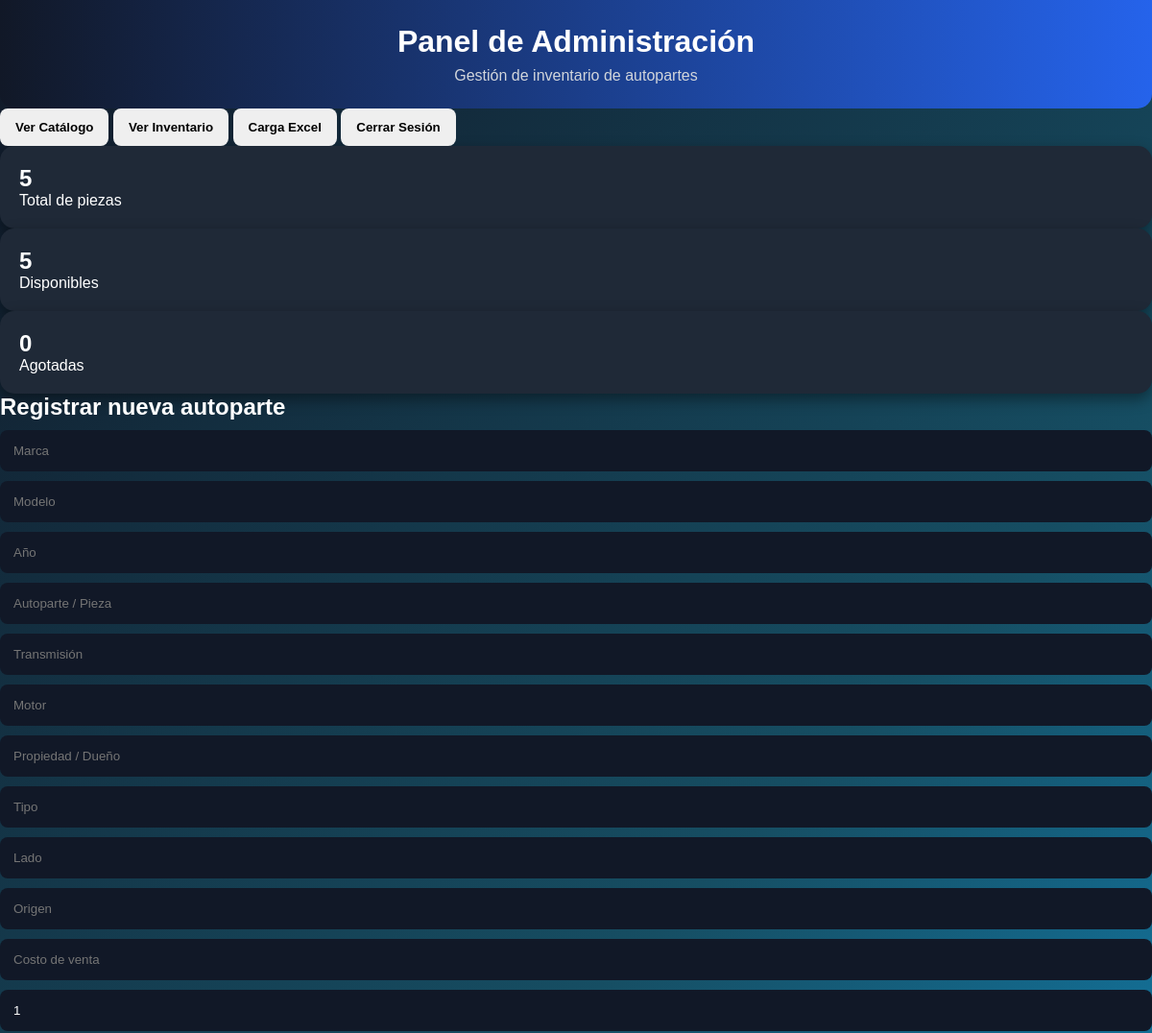
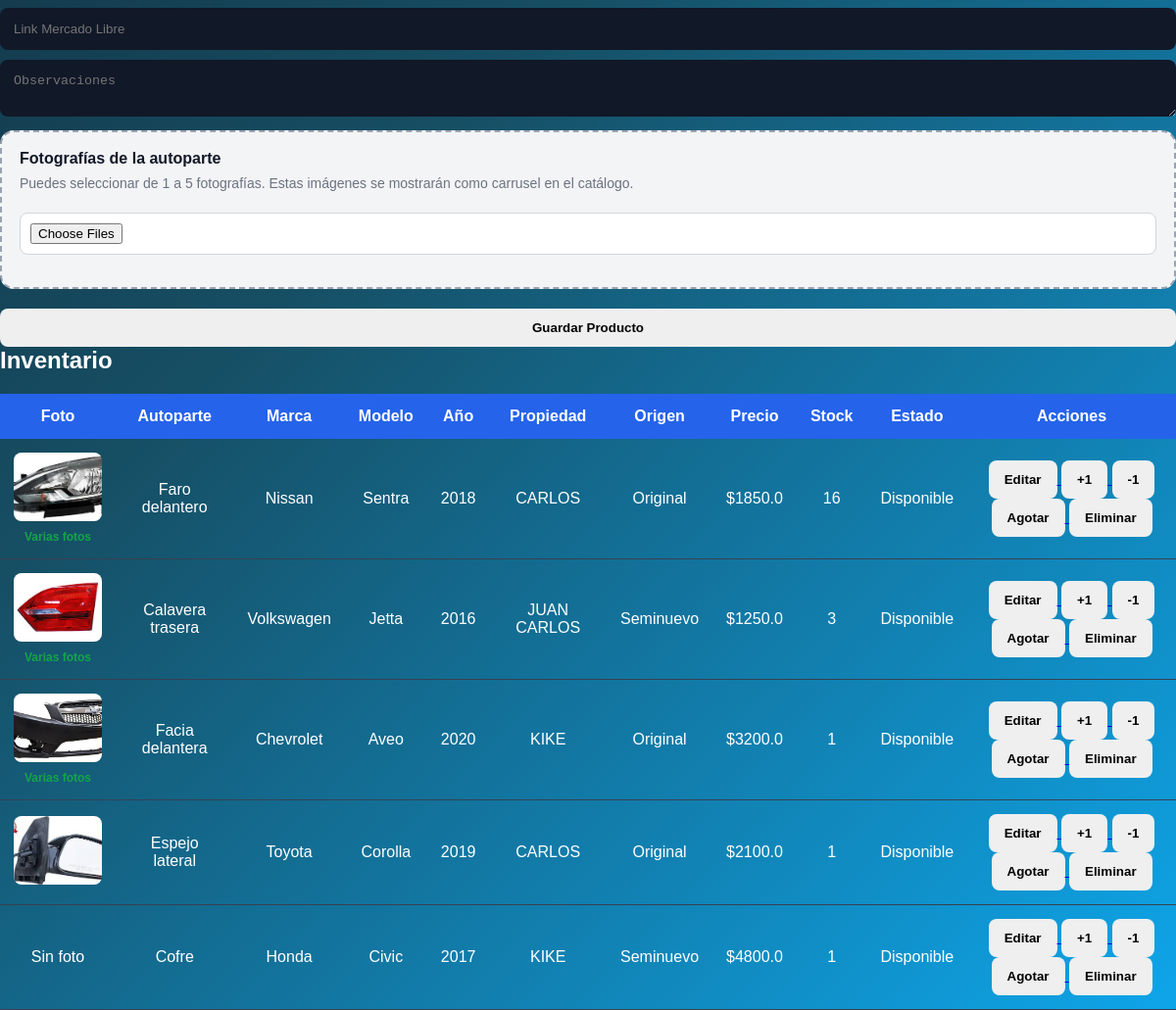
The app's page /admin (signed in) with its own data (2 pictures, top to bottom).
### app.py (models this page shows)
class Producto(db.Model):
    id = db.Column(db.Integer, primary_key=True)
    marca = db.Column(db.String(100))
    modelo = db.Column(db.String(100))
    anio = db.Column(db.Integer)
    autoparte = db.Column(db.String(150))
    observaciones = db.Column(db.Text)
    transmision = db.Column(db.String(100))
    motor = db.Column(db.String(100))
    propiedad = db.Column(db.String(100))
    tipo = db.Column(db.String(100))
    lado = db.Column(db.String(50))
    origen = db.Column(db.String(100))
    costo_venta = db.Column(db.Float)
    stock = db.Column(db.Integer, default=1)
    foto = db.Column(db.String(300))
    link_ml = db.Column(db.String(500))
    estado = db.Column(db.String(50), default="disponible")
    vendido_a = db.Column(db.String(150))
    metodo_pago = db.Column(db.String(100))
    factura = db.Column(db.String(100))
    comentarios_venta = db.Column(db.Text)
    fecha_salida = db.Column(db.String(100))
    fecha_prestamo = db.Column(db.String(100))

### app.py (the view, shortened to what this page needs)
@app.route("/admin", methods=["GET", "POST"])
def admin():
    if not session.get("rol") in ["admin", "vendedor"]:
        return redirect("/login")
    productos = Producto.query.all()
    total = Producto.query.count()
    disponibles = Producto.query.filter(Producto.stock > 0).count()
    agotados = Producto.query.filter(Producto.stock == 0).count()
    return render_template(
        "admin.html",
        productos=productos,
        total=total,
        disponibles=disponibles,
        agotados=agotados
    )

### templates/admin.html (shortened to what this page needs)
<!DOCTYPE html>
<html lang="es">
<head>
    <link rel="stylesheet" href="{{ url_for('static', filename='css/style.css') }}">
</head>
<body>
<header>
    <h1>Panel de Administración</h1>
    <p>Gestión de inventario de autopartes</p>
</header>
<div class="acciones">
    <a href="/"><button class="btn gris">Ver Catálogo</button></a>
    <a href="/inventario"><button class="btn gris">Ver Inventario</button></a>
    <a href="/excel"><button class="btn gris">Carga Excel</button></a>
    <a href="/logout"><button class="btn rojo">Cerrar Sesión</button></a>
</div>
<div class="dashboard">
    <div class="card">
        <h2>{{ total }}</h2>
        <p>Total de piezas</p>
    </div>
    <div class="card">
        <h2>{{ disponibles }}</h2>
        <p>Disponibles</p>
    </div>
    <div class="card">
        <h2>{{ agotados }}</h2>
        <p>Agotadas</p>
    </div>
</div>
<div class="form-box">
    <h2>Registrar nueva autoparte</h2>
    <form method="POST" enctype="multipart/form-data">
        <div class="form-grid">
            <input type="text" name="marca" placeholder="Marca">
            <input type="text" name="modelo" placeholder="Modelo">
            <input type="number" name="anio" placeholder="Año">
            <input type="text" name="autoparte" placeholder="Autoparte / Pieza">
            <input type="text" name="transmision" placeholder="Transmisión">
            <input type="text" name="motor" placeholder="Motor">
            <input type="text" name="propiedad" placeholder="Propiedad / Dueño">
            <input type="text" name="tipo" placeholder="Tipo">
            <input type="text" name="lado" placeholder="Lado">
            <input type="text" name="origen" placeholder="Origen">
            <input type="number" step="0.01" name="costo_venta" placeholder="Costo de venta">
            <input type="number" name="stock" placeholder="Stock" value="1">
            <input class="full" type="text" name="link_ml" placeholder="Link Mercado Libre">
            <textarea name="observaciones" placeholder="Observaciones"></textarea>
            <div class="full file-box-admin">
                <label>Fotografías de la autoparte</label>
                <p>
                    Puedes seleccionar de 1 a 5 fotografías. Estas imágenes se mostrarán como carrusel en el catálogo.
                </p>
                <input
                    type="file"
                    name="fotos"
                    accept="image/*"
                    multiple
                    onchange="previewFotos(event)"
                >
            </div>
        </div>
        <button class="btn rojo" style="width:100%; margin-top:20px;">
            Guardar Producto
        </button>
    </form>
</div>
<div class="tabla">
    <h2 style="margin-bottom:20px;">Inventario</h2>
    <table>
        <tr>
            <th>Foto</th>
            <th>Autoparte</th>
            <th>Marca</th>
            <th>Modelo</th>
            <th>Año</th>
            <th>Propiedad</th>
            <th>Origen</th>
            <th>Precio</th>
            <th>Stock</th>
            <th>Estado</th>
            <th>Acciones</th>
        </tr>
        {% for producto in productos %}
        <tr>
            <td>
                {% if producto.foto %}
                    <img
                        class="foto-tabla"
                        src="{{ url_for('static', filename='uploads/' ~ producto.foto.split('|')[0]) }}"
                        alt="{{ producto.autoparte }}"
                    >
                    {% if '|' in producto.foto %}
                        <br>
                        <span class="varias-fotos">
                            Varias fotos
                        </span>
                    {% endif %}
                {% else %}
                    Sin foto
                {% endif %}
            </td>
            <td>{{ producto.autoparte }}</td>
            <td>{{ producto.marca }}</td>
            <td>{{ producto.modelo }}</td>
            <td>{{ producto.anio }}</td>
            <td>{{ producto.propiedad }}</td>
            <td>{{ producto.origen }}</td>
            <td>${{ producto.costo_venta }}</td>
            <td>{{ producto.stock }}</td>
            <td>
                {% if producto.stock > 0 %}
                    Disponible
                {% else %}
                    Agotado
                {% endif %}
            </td>
            <td>
                <div class="acciones-btns">
                    <a href="/editar/{{ producto.id }}">
                        <button class="btn gris">Editar</button>
                    </a>
                    <a href="/sumar/{{ producto.id }}">
                        <button class="btn verde">+1</button>
                    </a>
                    <a href="/restar/{{ producto.id }}">
                        <button class="btn gris">-1</button>
                    </a>
                    {% if producto.stock > 0 %}
                    <a href="/agotado/{{ producto.id }}">
                        <button class="btn gris">Agotar</button>
                    </a>
                    {% else %}
                    <a href="/disponible/{{ producto.id }}">
                        <button class="btn verde">Activar</button>
                    </a>
                    {% endif %}
                    <a href="/eliminar/{{ producto.id }}">
                        <button
                            class="btn rojo"
                            onclick="return confirm('¿Seguro que deseas eliminar esta autoparte?')"
                        >
                            Eliminar
                        </button>
                    </a>
                </div>
            </td>
        </tr>
        {% endfor %}
    </table>
</div>
</body>
</html>

### static/css/style.css (style rules this page uses)
* { margin: 0; padding: 0; box-sizing: border-box; }
body { background: linear-gradient(135deg, #111827, #164e63, #0ea5e9); color: white; font-family: Arial, sans-serif; min-height: 100vh; }
header { background: linear-gradient(90deg, #111827, #2563eb); padding: 25px; text-align: center; border-radius: 0 0 15px 15px; }
header h1 { font-size: 32px; }
header p { margin-top: 8px; color: #d1d5db; }
.btn { border: none; border-radius: 8px; padding: 12px 16px; cursor: pointer; font-weight: bold; transition: 0.3s; }
.card { background: #1f2937; border-radius: 15px; padding: 20px; box-shadow: 0 6px 15px rgba(0,0,0,0.4); }
input, textarea, select { width: 100%; padding: 14px; border: none; border-radius: 8px; background: #111827; color: white; margin-top: 10px; }
textarea { resize: vertical; }
table { width: 100%; border-collapse: collapse; }
th { background: #2563eb; color: white; padding: 14px; }
td { padding: 14px; border-bottom: 1px solid #374151; text-align: center; }

### templates/admin.html (style rules this page uses)
.file-box-admin { background: #f3f4f6; border: 2px dashed #9ca3af; border-radius: 14px; padding: 18px; margin-top: 10px; }
.file-box-admin label { display: block; font-weight: bold; color: #111827; margin-bottom: 8px; }
.file-box-admin p { color: #6b7280; font-size: 14px; margin-bottom: 12px; }
.file-box-admin input[type="file"] { width: 100%; background: white; padding: 10px; border-radius: 8px; border: 1px solid #d1d5db; }
.foto-tabla { width: 90px; height: 70px; object-fit: cover; border-radius: 8px; }
.varias-fotos { display: inline-block; margin-top: 5px; color: #16a34a; font-size: 12px; font-weight: bold; }

### records on screen
Producto: shows a picture, shows "Varias fotos", autoparte "Faro delantero", marca "Nissan", modelo "Sentra", anio "2018", propiedad "CARLOS", origen "Original", costo_venta "1850.0", stock "16", shows "Disponible"
Producto: shows a picture, shows "Varias fotos", autoparte "Calavera trasera", marca "Volkswagen", modelo "Jetta", anio "2016", propiedad "JUAN CARLOS", origen "Seminuevo", costo_venta "1250.0", stock "3", shows "Disponible"
Producto: shows a picture, shows "Varias fotos", autoparte "Facia delantera", marca "Chevrolet", modelo "Aveo", anio "2020", propiedad "KIKE", origen "Original", costo_venta "3200.0", stock "1", shows "Disponible"
Producto: foto (picture), autoparte "Espejo lateral", marca "Toyota", modelo "Corolla", anio "2019", propiedad "CARLOS", origen "Original", costo_venta "2100.0", stock "1", shows "Disponible"
Producto: foto "Sin foto", autoparte "Cofre", marca "Honda", modelo "Civic", anio "2017", propiedad "KIKE", origen "Seminuevo", costo_venta "4800.0", stock "1", shows "Disponible"

### other values on screen
{{ total }} "5"
{{ disponibles }} "5"
{{ agotados }} "0"
